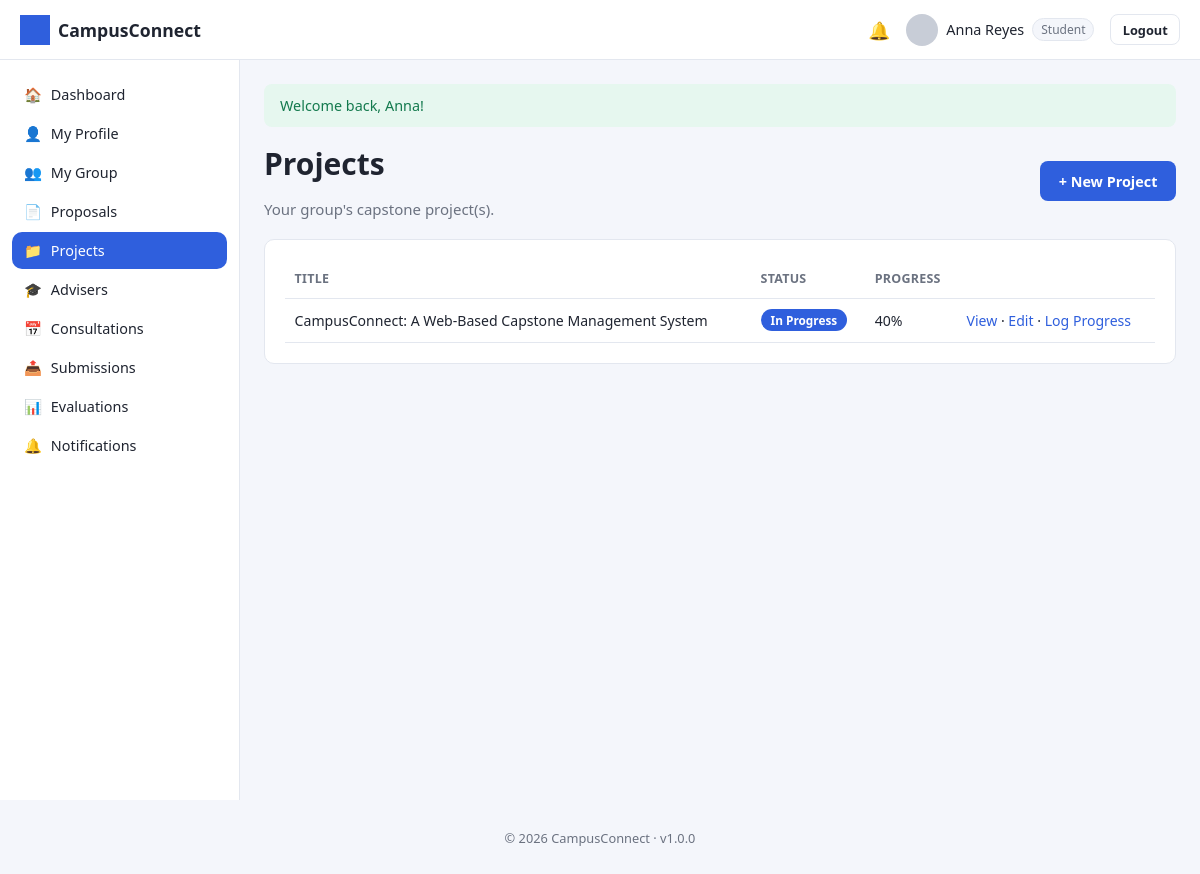
Screenshot of /student/projects/index.php (signed in) with the database file from the repository.
### tables this page shows
CREATE TABLE users (
    user_id INT AUTO_INCREMENT PRIMARY KEY,
    role_id INT NOT NULL,
    id_number VARCHAR(50) UNIQUE,
    first_name VARCHAR(100) NOT NULL,
    last_name VARCHAR(100) NOT NULL,
    email VARCHAR(150) NOT NULL UNIQUE,
    password_hash VARCHAR(255) NOT NULL,
    program VARCHAR(150) DEFAULT NULL,
    department VARCHAR(150) DEFAULT NULL,
    profile_photo VARCHAR(255) DEFAULT 'default-profile.png',
    contact_number VARCHAR(30) DEFAULT NULL,
    status ENUM('active','inactive','suspended') DEFAULT 'active',
    remember_token VARCHAR(255) DEFAULT NULL,
    reset_token VARCHAR(255) DEFAULT NULL,
    reset_token_expires DATETIME DEFAULT NULL,
    created_at TIMESTAMP DEFAULT CURRENT_TIMESTAMP,
    updated_at TIMESTAMP DEFAULT CURRENT_TIMESTAMP ON UPDATE CURRENT_TIMESTAMP,
    FOREIGN KEY (role_id) REFERENCES roles(role_id)
);

CREATE TABLE projects (
    project_id INT AUTO_INCREMENT PRIMARY KEY,
    group_id INT NOT NULL,
    proposal_id INT DEFAULT NULL,
    title VARCHAR(255) NOT NULL,
    description TEXT,
    category VARCHAR(100) DEFAULT NULL,
    status ENUM('proposed','in_progress','for_evaluation','completed','dropped') DEFAULT 'proposed',
    progress_percent TINYINT DEFAULT 0,
    start_date DATE DEFAULT NULL,
    end_date DATE DEFAULT NULL,
    created_at TIMESTAMP DEFAULT CURRENT_TIMESTAMP,
    updated_at TIMESTAMP DEFAULT CURRENT_TIMESTAMP ON UPDATE CURRENT_TIMESTAMP,
    FOREIGN KEY (group_id) REFERENCES `groups`(group_id) ON DELETE CASCADE,
    FOREIGN KEY (proposal_id) REFERENCES proposals(proposal_id)
);

### config/database.php (called while the page is built, shortened)
<?php
function getDB(): PDO
{
    static $pdo = null;
    if ($pdo === null) {
        $dsn = 'mysql:host=' . DB_HOST . ';dbname=' . DB_NAME . ';charset=' . DB_CHARSET;
        $options = [
            PDO::ATTR_ERRMODE            => PDO::ERRMODE_EXCEPTION,
            PDO::ATTR_DEFAULT_FETCH_MODE => PDO::FETCH_ASSOC,
            PDO::ATTR_EMULATE_PREPARES   => false,
        ];
        try {
            $pdo = new PDO($dsn, DB_USER, DB_PASS, $options);
        } catch (PDOException $e) {
            error_log('Database connection failed: ' . $e->getMessage());
            die('Database connection failed. Please try again later or contact the administrator.');
        }
    }
    return $pdo;
}

### student/projects/index.php (the view, shortened to what this page needs)
<?php
require_once __DIR__ . '/../../config/database.php';
require_once __DIR__ . '/../../includes/functions.php';
$groupId = currentStudentGroupId();
$projects = [];
if ($groupId) {
    $stmt = getDB()->prepare('SELECT * FROM projects WHERE group_id = ? ORDER BY created_at DESC');
    $stmt->execute([$groupId]);
    $projects = $stmt->fetchAll();
}
include __DIR__ . '/../../includes/header.php';
?>
<div class="page-header">
    <div><h1>Projects</h1><p>Your group's capstone project(s).</p></div>
    <?php if ($groupId): ?>
    <a href="<?= BASE_URL ?>/student/projects/create.php" class="btn btn-primary">+ New Project</a>
    <?php endif; ?>
</div>
<?php if (!$groupId): ?>
<div class="card empty-state"><p>Join or create a group first.</p></div>
<?php elseif (!$projects): ?>
<div class="card empty-state"><p>No projects yet. Once your proposal is approved, create a project to start tracking progress.</p></div>
<?php else: ?>
<div class="card">
    <table>
        <thead><tr><th>Title</th><th>Status</th><th>Progress</th><th></th></tr></thead>
        <tbody>
        <?php foreach ($projects as $p): ?>
            <tr>
                <td><?= e($p['title']) ?></td>
                <td><?= statusBadge($p['status']) ?></td>
                <td><?= (int)$p['progress_percent'] ?>%</td>
                <td>
                    <a href="<?= BASE_URL ?>/student/projects/view.php?id=<?= (int)$p['project_id'] ?>">View</a> ·
                    <a href="<?= BASE_URL ?>/student/projects/edit.php?id=<?= (int)$p['project_id'] ?>">Edit</a> ·
                    <a href="<?= BASE_URL ?>/student/projects/progress.php?id=<?= (int)$p['project_id'] ?>">Log Progress</a>
                </td>
            </tr>
        <?php endforeach; ?>
        </tbody>
    </table>
</div>
<?php endif; ?>
<?php include __DIR__ . '/../../includes/footer.php'; ?>

### includes/navbar.php (shortened to what this page needs)
<?php
$navUser = currentUser();
$unread  = $navUser ? unreadNotificationCount((int) $navUser['user_id']) : 0;
$roleName = currentRoleName();
?>
<header class="navbar">
    <div class="navbar-brand">
        <img src="<?= BASE_URL ?>/assets/images/logo.png" alt="<?= e(APP_NAME) ?>" class="navbar-logo">
        <span><?= e(APP_NAME) ?></span>
    </div>
    <div class="navbar-right">
        <a class="navbar-icon" href="<?= BASE_URL ?>/<?= e($roleName) ?>/notifications<?= $roleName === 'student' ? '/index.php' : '.php' ?>" title="Notifications">
            🔔<?php if ($unread > 0): ?><span class="badge-dot"><?= $unread ?></span><?php endif; ?>
        </a>
        <div class="navbar-user">
            <img src="<?= BASE_URL ?>/assets/images/<?= e($navUser['profile_photo'] ?? 'default-profile.png') ?>" class="navbar-avatar" alt="Profile">
            <span><?= e(($navUser['first_name'] ?? '') . ' ' . ($navUser['last_name'] ?? '')) ?></span>
            <span class="role-tag"><?= e(ucfirst($roleName ?? '')) ?></span>
        </div>
        <a class="btn btn-sm btn-outline" href="<?= BASE_URL ?>/logout.php">Logout</a>
    </div>
</header>

### includes/functions.php (shortened to what this page needs)
<?php
function e(?string $value): string
{
    return htmlspecialchars($value ?? '', ENT_QUOTES, 'UTF-8');
}
function isLoggedIn(): bool
{
    return !empty($_SESSION['user_id']);
}
function currentRoleId(): ?int
{
    return $_SESSION['role_id'] ?? null;
}
function currentRoleName(): ?string
{
    $roleId = currentRoleId();
    return $roleId ? (ROLE_NAMES[$roleId] ?? null) : null;
}
function currentUser(): ?array
{
    static $user = null;
    if ($user !== null) {
        return $user;
    }
    $stmt = getDB()->prepare('SELECT * FROM users WHERE user_id = ? LIMIT 1');
    $stmt->execute([$_SESSION['user_id']]);
    $user = $stmt->fetch() ?: null;
    return $user;
}
function statusBadge(string $status): string
{
    $map = [
        'pending'      => 'secondary',
        'approved'     => 'success',
        'rejected'     => 'danger',
        'draft'        => 'secondary',
        'submitted'    => 'info',
        'under_review' => 'warning',
        'revision'     => 'warning',
        'in_progress'  => 'primary',
        'completed'    => 'success',
        'active'       => 'success',
        'inactive'     => 'secondary',
        'cancelled'    => 'danger',
        'overdue'      => 'danger',
    ];
    $class = $map[$status] ?? 'secondary';
    $label = ucwords(str_replace('_', ' ', $status));
    return '<span class="badge badge-' . $class . '">' . e($label) . '</span>';
}
function currentStudentGroupId(): ?int
{
    $user = currentUser();
    $stmt = getDB()->prepare('SELECT group_id FROM group_members WHERE user_id = ? LIMIT 1');
    $stmt->execute([$user['user_id']]);
    $row = $stmt->fetch();
    return $row ? (int) $row['group_id'] : null;
}

### assets/css/style.css (style rules this page uses)
:root { --primary: #2f5fdd; --primary-dark: #23439e; --success: #1fa971; --danger: #e0413a; --warning: #e0a13a; --info: #3aa9e0; --secondary: #6b7280; --bg: #f4f6fb; --card-bg: #ffffff; --border: #e3e7ef; --text: #1f2430; --text-muted: #6b7280; --sidebar-width: 240px; --navbar-height: 60px; --radius: 10px; }
* { box-sizing: border-box; }
body { margin: 0; font-family: 'Segoe UI', Roboto, Helvetica, Arial, sans-serif; background: var(--bg); color: var(--text); font-size: 15px; }
a { color: var(--primary); text-decoration: none; }
h1, h2, h3, h4 { margin: 0 0 .5em; font-weight: 600; }
.app-shell { padding-top: var(--navbar-height); }
.navbar { position: fixed; top: 0; left: 0; right: 0; height: var(--navbar-height); background: var(--card-bg); border-bottom: 1px solid var(--border); display: flex; align-items: center; justify-content: space-between; padding: 0 1.25rem; z-index: 100; }
.navbar-brand { display: flex; align-items: center; gap: .5rem; font-weight: 700; font-size: 1.1rem; }
.navbar-logo { height: 30px; width: 30px; object-fit: contain; }
.navbar-right { display: flex; align-items: center; gap: 1rem; }
.navbar-icon { position: relative; font-size: 1.1rem; }
.navbar-user { display: flex; align-items: center; gap: .5rem; font-size: .9rem; }
.navbar-avatar { width: 32px; height: 32px; border-radius: 50%; object-fit: cover; }
.role-tag { background: var(--bg); border: 1px solid var(--border); border-radius: 20px; padding: 2px 8px; font-size: .75rem; color: var(--text-muted); }
.btn { display: inline-block; padding: .6rem 1.1rem; border-radius: 8px; border: 1px solid transparent; font-size: .9rem; font-weight: 600; cursor: pointer; text-align: center; }
.btn-sm { padding: .35rem .7rem; font-size: .8rem; }
.btn-primary { background: var(--primary); color: #fff; }
.btn-outline { background: transparent; border-color: var(--border); color: var(--text); }
.card { background: var(--card-bg); border: 1px solid var(--border); border-radius: var(--radius); padding: 1.25rem; margin-bottom: 1.25rem; }
table { width: 100%; border-collapse: collapse; font-size: .88rem; }
th, td { text-align: left; padding: .65rem .6rem; border-bottom: 1px solid var(--border); }
th { color: var(--text-muted); font-weight: 600; font-size: .78rem; text-transform: uppercase; letter-spacing: .02em; }
.badge { display: inline-block; padding: 3px 10px; border-radius: 20px; font-size: .74rem; font-weight: 600; color: #fff; }
.badge-primary { background: var(--primary); }
.page-header { display: flex; align-items: center; justify-content: space-between; margin-bottom: 1.25rem; flex-wrap: wrap; gap: .75rem; }
.page-header p { color: var(--text-muted); margin: .2rem 0 0; }

### rows the page displays
users: profile_photo (placeholder picture), first_name+last_name "Anna Reyes"
projects: title "CampusConnect: A Web-Based Capstone Management System", status "In Progress", progress_percent "40"

### other values shown
APP_NAME "CampusConnect"
$roleName "Student"
$icon "🏠"
$label "Dashboard"
$icon "👤"
$label "My Profile"
$icon "👥"
$label "My Group"
$icon "📄"
$label "Proposals"
$icon "📁"
$label "Projects"
$icon "🎓"
$label "Advisers"
$icon "📅"
